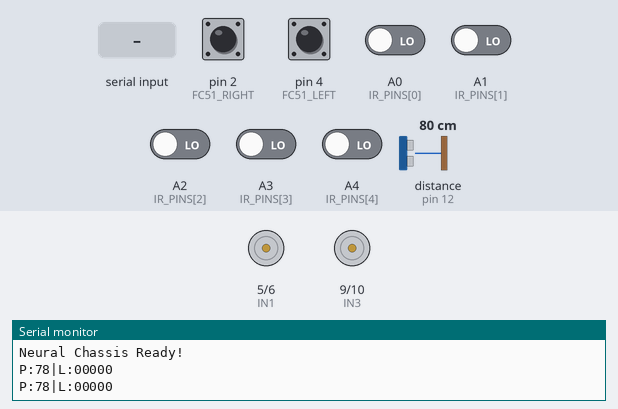
A sketch run on a simulated Arduino Uno, built with avr-gcc and run on an emulated ATmega328P. On the bench: motor-driver pin pairs drawn as motors (green arrow = first pin HIGH = forward, orange = second pin HIGH = backward, longer = more drive, scaled by the enable pin), the last lines printed to the serial monitor. Wiring (inferred from the names in the program): ultrasonic range finder: trigger pin 13; echo pin 12. Inputs (shaded band) come from the test bench; at power-on: pin 2 (FC51_RIGHT), pin 4 (FC51_LEFT) HIGH, A0 (IR_PINS[0]), A1 (IR_PINS[1]), A2 (IR_PINS[2]), A3 (IR_PINS[3]), A4 (IR_PINS[4]) LOW, distance to the obstacle (sensor on pin 12) 80 cm. The echo pulse lasts 58.3 µs per cm.

Above: at 1.2 s.
1.3 s: "F" received over Serial
At 1.7 s:
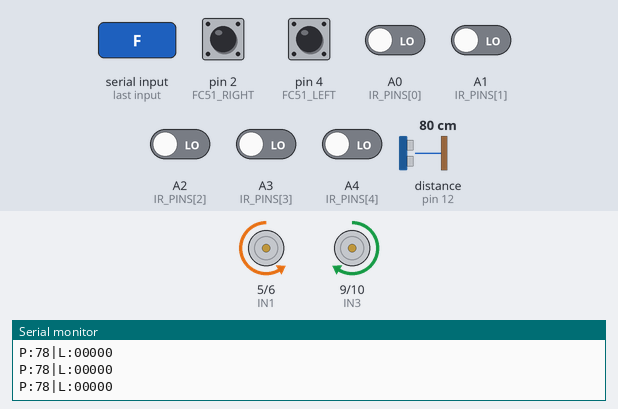
2.8 s: "X" received over Serial
At 4.0 s:
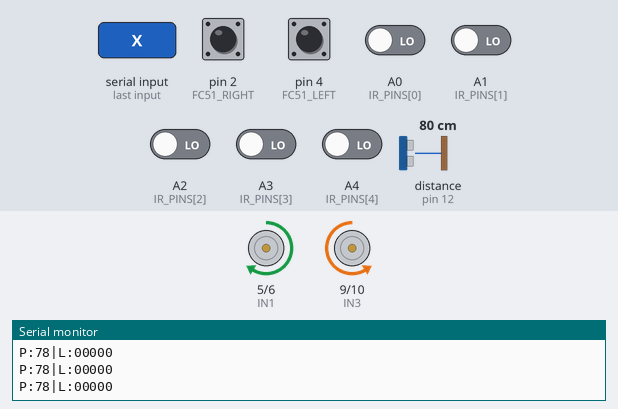
4.3 s: A2 (IR_PINS[2]) driven HIGH
At 5.1 s:
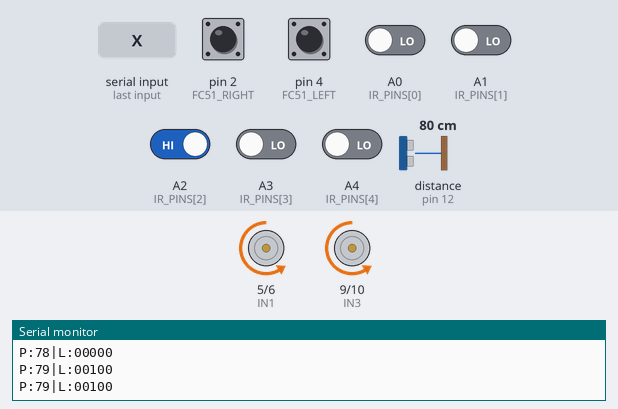
5.8 s: A2 (IR_PINS[2]) driven LOW
At 6.2 s:
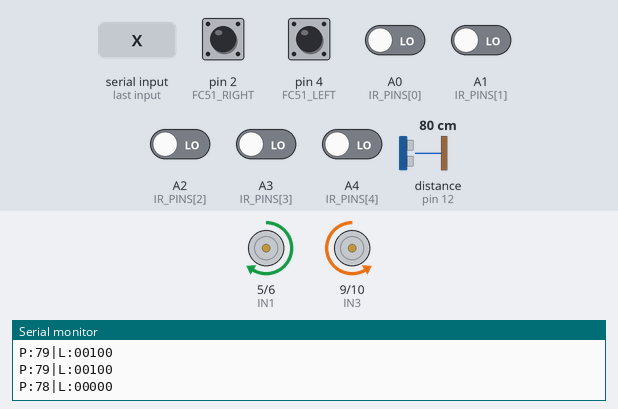
7.3 s: "A" received over Serial
At 8.5 s:
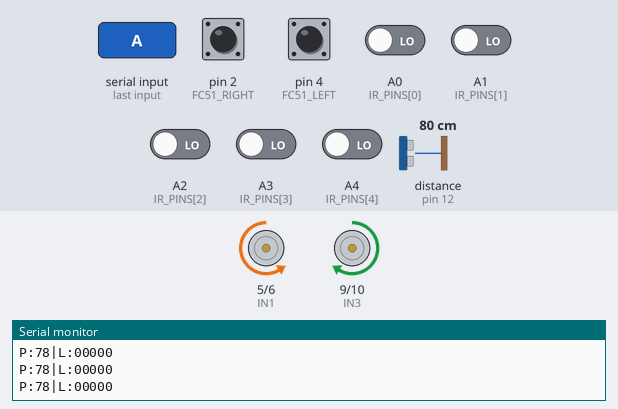
8.8 s: distance to the obstacle (sensor on pin 12) set to 28 cm
10.3 s: distance to the obstacle (sensor on pin 12) set to 22 cm
At 10.97 s:
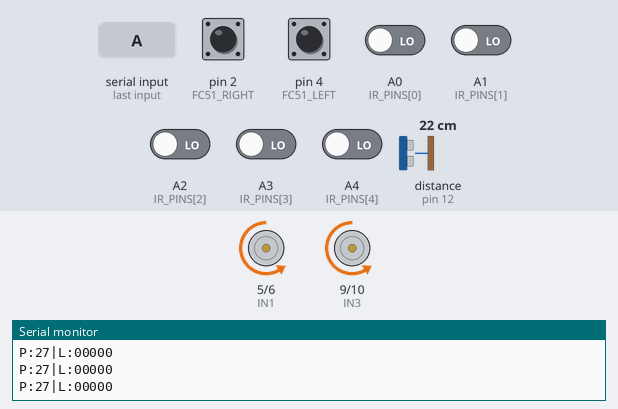
Timing chart, 0 to 14.4 s (numbered marks = the images above; inputs shaded):
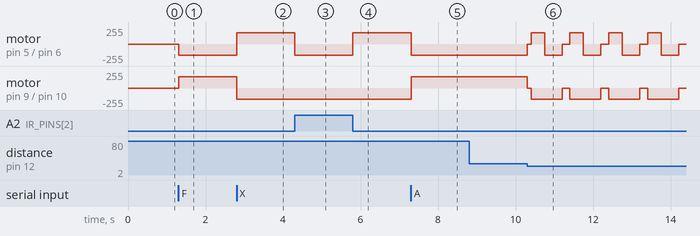

The sketch:

NeuralChassis.ino
```cpp
// --- CONFIGURACIÓN DE PINES ---
const int ENA = 3;  const int IN1 = 5;  const int IN2 = 6;
const int ENB = 11; const int IN3 = 9;  const int IN4 = 10;
const int TRIG = 13; const int ECHO = 12;

// TCRT5000 x5 (seguimiento de línea, sensores centrales)
const int IR_PINS[] = {A0, A1, A2, A3, A4};

// FC-51 x2 (sensores extremos izquierdo/derecho para seguimiento de línea)
// ¡YA NO SE USAN PARA OBSTÁCULOS! Estaban demasiado cerca del suelo y bloqueaban la marcha atrás.
const int FC51_LEFT  = 4;
const int FC51_RIGHT = 2;

char currentMode = 'M';
char lastDir = 'S';
int baseSpeed = 170;

// --- CONFIGURACIÓN DE DIRECCIÓN DE MOTORES ---
// ¡NO CAMBIAR! Configuración validada y guardada en HARDWARE_CONFIG.md
const bool INVERTIR_MOTOR_A = true;
const bool INVERTIR_MOTOR_B = false;

void setup() {
  Serial.begin(9600);

  pinMode(ENA, OUTPUT); pinMode(IN1, OUTPUT); pinMode(IN2, OUTPUT);
  pinMode(ENB, OUTPUT); pinMode(IN3, OUTPUT); pinMode(IN4, OUTPUT);
  pinMode(TRIG, OUTPUT); pinMode(ECHO, INPUT);
  for(int i=0; i<5; i++) pinMode(IR_PINS[i], INPUT);

  // FC-51 como sensores de línea (extremos izquierdo y derecho)
  pinMode(FC51_LEFT,  INPUT_PULLUP);
  pinMode(FC51_RIGHT, INPUT_PULLUP);

  stopMotors();
  Serial.println("Neural Chassis Ready!");
}

long getDistance() {
  digitalWrite(TRIG, LOW);  delayMicroseconds(2);
  digitalWrite(TRIG, HIGH); delayMicroseconds(10);
  digitalWrite(TRIG, LOW);
  long duration = pulseIn(ECHO, HIGH, 25000);
  if (duration == 0) return 999;
  return duration * 0.034 / 2;
}

void loop() {
  long currentDist = getDistance();

  // SEGURIDAD: solo sensor ultrasónico delante.
  // FC-51 ya no se usan para obstáculos (estaban detectando el suelo).
  if (currentMode == 'M') {
    if (lastDir == 'F' && currentDist > 0 && currentDist < 12) {
      stopMotors(); lastDir = 'S'; // Para si va adelante y hay pared
    }
  }

  // Lectura Bluetooth
  if (Serial.available()) {
    char cmd = Serial.read();
    processCommand(cmd, currentDist);
  }

  // Ejecución de Modos Automáticos
  if      (currentMode == 'A') modeAvoidance(currentDist);
  else if (currentMode == 'X') modeLineFollower();

  // Telemetría
  static unsigned long lastUpdate = 0;
  if (millis() - lastUpdate > 500) {
    sendTelemetry(currentDist);
    lastUpdate = millis();
  }
}

void processCommand(char c, long currentDist) {
  // Solo bloqueamos avanzar si hay pared delante (ultrasónico)
  if (currentDist > 0 && currentDist < 12 && c == 'F') return;

  if      (c == 'F') { moveForward();  lastDir = 'F'; }
  else if (c == 'B') { moveBackward(); lastDir = 'B'; }
  else if (c == 'L') { turnLeft();     lastDir = 'L'; }
  else if (c == 'R') { turnRight();    lastDir = 'R'; }
  else if (c == 'S') { stopMotors();   lastDir = 'S'; currentMode = 'M'; }
  else if (c == 'A') { currentMode = 'A'; }
  else if (c == 'X') { currentMode = 'X'; }
}

// --- FUNCIONES DE MOTOR ---
void moveMotorA(int speed, bool forward) {
  if (INVERTIR_MOTOR_A) forward = !forward;
  analogWrite(ENA, speed);
  digitalWrite(IN1, forward ? HIGH : LOW);
  digitalWrite(IN2, forward ? LOW  : HIGH);
}
void moveMotorB(int speed, bool forward) {
  if (INVERTIR_MOTOR_B) forward = !forward;
  analogWrite(ENB, speed);
  digitalWrite(IN3, forward ? HIGH : LOW);
  digitalWrite(IN4, forward ? LOW  : HIGH);
}

void moveForward()  { moveMotorA(baseSpeed, true);  moveMotorB(baseSpeed, true);  }
void moveBackward() { moveMotorA(baseSpeed, false); moveMotorB(baseSpeed, false); }
void turnLeft()     { moveMotorA(baseSpeed, false); moveMotorB(baseSpeed, true);  }
void turnRight()    { moveMotorA(baseSpeed, true);  moveMotorB(baseSpeed, false); }
void stopMotors() {
  digitalWrite(IN1, LOW); digitalWrite(IN2, LOW);
  digitalWrite(IN3, LOW); digitalWrite(IN4, LOW);
  analogWrite(ENA, 0);    analogWrite(ENB, 0);
}

// --- MODO EVITAR OBSTÁCULOS (solo ultrasónico delante) ---
void modeAvoidance(long d) {
  if (d < 25 && d > 0) {
    stopMotors(); delay(100);
    moveBackward(); delay(350);
    turnRight();    delay(450);
    stopMotors(); delay(100);
  } else {
    moveForward();
  }
}

// --- MODO SEGUIMIENTO DE LÍNEA ---
// Usa 7 sensores en total: FC51_LEFT | TCRT[0..4] | FC51_RIGHT
// TCRT5000 y FC-51: LOW (0) = línea negra, HIGH (1) = suelo claro
// Sensor montado detrás → coche va hacia ATRÁS, giros invertidos
void modeLineFollower() {
  int s[5];
  for(int i=0; i<5; i++) s[i] = digitalRead(IR_PINS[i]);
  bool fLeft  = (digitalRead(FC51_LEFT)  == LOW); // FC-51 extremo izquierdo
  bool fRight = (digitalRead(FC51_RIGHT) == LOW); // FC-51 extremo derecho

  if (s[2] == 0) {
    // Centro: ir atrás recto
    moveBackward();
  } else if (fLeft || s[0] == 0 || s[1] == 0) {
    // Línea a la izquierda (incluyendo FC-51 extremo) → girar derecha
    turnRight();
  } else if (fRight || s[3] == 0 || s[4] == 0) {
    // Línea a la derecha (incluyendo FC-51 extremo) → girar izquierda
    turnLeft();
  } else {
    stopMotors(); // Línea perdida
  }
}

// --- TELEMETRÍA ---
void sendTelemetry(long d) {
  Serial.print("P:"); Serial.print(d); Serial.print("|");
  Serial.print("L:");
  for(int i=0; i<5; i++) Serial.print(digitalRead(IR_PINS[i]));
  Serial.println();
}
```

Measured:
- the behaviour switches between 26 and 25 cm on distance to the obstacle (sensor on pin 12) (found by bisection; images 5 and 6)
- after the input at 1.3 s, motor on pin 5 (IN1) / pin 6 (IN2): stopped → backward 170/255 at once; motor on pin 9 (IN3) / pin 10 (IN4): stopped → forward 170/255 at once
- after the input at 2.8 s, motor on pin 5 (IN1) / pin 6 (IN2): backward 170/255 → forward 170/255 at once; motor on pin 9 (IN3) / pin 10 (IN4): forward 170/255 → backward 170/255 at once
- after the input at 4.3 s, motor on pin 5 (IN1) / pin 6 (IN2): forward 170/255 → backward 170/255 at once
- after the input at 5.8 s, motor on pin 5 (IN1) / pin 6 (IN2): backward 170/255 → forward 170/255 at once
- after the input at 7.3 s, motor on pin 5 (IN1) / pin 6 (IN2): forward 170/255 → backward 170/255 at once; motor on pin 9 (IN3) / pin 10 (IN4): backward 170/255 → forward 170/255 at once
- after the input at 10.3 s, motor on pin 5 (IN1) / pin 6 (IN2): backward 170/255 → stopped at once, then repeats every 1.0 s: forward 170/255 0.35 s, backward 170/255 0.45 s, stopped 0.20 s; motor on pin 9 (IN3) / pin 10 (IN4): forward 170/255 → stopped at once, then repeats every 1.0 s: backward 170/255 0.80 s, stopped 0.20 s
